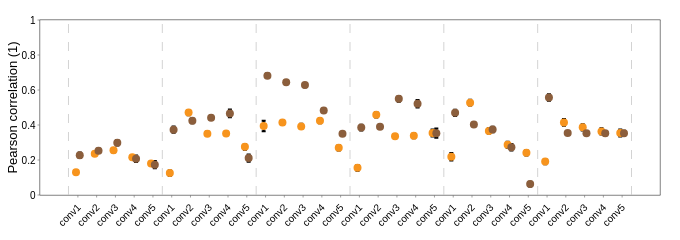

Write notebook code for a chart like this one.
### Code cell
fig = plot_points_w_errorbars(plot_df, y_dp=None, sz=8, height=150, width=680, alpha=.6)
for i in range(model_df.shape[0] // 5 + 1):
    fig.add_vline(x=i*5-0.5, line_width=1, line_dash='dash', line_color='rgba(200, 200, 200, 0.8)')
fig.update_layout(yaxis_title='Pearson correlation (1)')
fig.update_xaxes(title_standoff=0, tickvals=plot_df['xtick'].unique(), ticktext=[s[-5:] for s in plot_df['name'].unique()], tickangle=-45)
fig.update_yaxes(title_standoff=0, range=[0,1])
fig.write_image(results_folder / f'more_anns_pcorr_{n_neurons}avg_{d}dim.pdf', scale=1, engine='kaleido')
fig.show()

### Figure 1 — Plotly figure (JSON) as saved in the notebook; plotly's stock layout.template omitted (floating-point values rounded to 4 significant figures)
{"data": [{"error_x": {"array": [0, 0, 0, 0, 0, 0, 0, 0, 0, 0, 0, 0, 0, 0, 0, 0, 0, 0, 0, 0, 0, 0, 0, 0, 0, 0, 0, 0, 0, 0, 0, 0, 0, 0, 0, 0, 0, 0, 0, 0, 0, 0, 0, 0, 0, 0, 0, 0, 0, 0, 0, 0, 0, 0, 0, 0, 0, 0, 0, 0], "color": "rgba(247, 148, 290.6)", "type": "data", "width": 2}, "error_y": {"array": [0.00913, 0.01526, 0.01068, 0.01296, 0.01229, 0.01577, 0.01191, 0.01851, 0.01185, 0.02028, 0.01532, 0.01804, 0.01516, 0.01365, 0.01322, 0.01257, 0.01386, 0.02179, 0.01628, 0.02117, 0.02986, 0.01365, 0.01333, 0.01085, 0.01473, 0.01223, 0.01467, 0.01208, 0.01553, 0.01017, 0.01622, 0.01652, 0.01569, 0.0105, 0.01292, 0.01603, 0.01485, 0.02093, 0.02028, 0.02676, 0.021, 0.01768, 0.01631, 0.01136, 0.01503, 0.01594, 0.01665, 0.01888, 0.01482, 0.01371, 0.01502, 0.01863, 0.01912, 0.008875, 0.01784, 0.01086, 0.01772, 0.01331, 0.01994, 0.01444], "color": "rgba(247, 148, 290.6)", "type": "data", "width": 2}, "marker": {"color": ["rgba(247, 148, 29, 1)", "rgba(139, 94, 60, 1)", "rgba(247, 148, 29, 1)", "rgba(139, 94, 60, 1)", "rgba(247, 148, 29, 1)", "rgba(139, 94, 60, 1)", "rgba(247, 148, 29, 1)", "rgba(139, 94, 60, 1)", "rgba(247, 148, 29, 1)", "rgba(139, 94, 60, 1)", "rgba(247, 148, 29, 1)", "rgba(139, 94, 60, 1)", "rgba(247, 148, 29, 1)", "rgba(139, 94, 60, 1)", "rgba(247, 148, 29, 1)", "rgba(139, 94, 60, 1)", "rgba(247, 148, 29, 1)", "rgba(139, 94, 60, 1)", "rgba(247, 148, 29, 1)", "rgba(139, 94, 60, 1)", "rgba(247, 148, 29, 1)", "rgba(139, 94, 60, 1)", "rgba(247, 148, 29, 1)", "rgba(139, 94, 60, 1)", "rgba(247, 148, 29, 1)", "rgba(139, 94, 60, 1)", "rgba(247, 148, 29, 1)", "rgba(139, 94, 60, 1)", "rgba(247, 148, 29, 1)", "rgba(139, 94, 60, 1)", "rgba(247, 148, 29, 1)", "rgba(139, 94, 60, 1)", "rgba(247, 148, 29, 1)", "rgba(139, 94, 60, 1)", "rgba(247, 148, 29, 1)", "rgba(139, 94, 60, 1)", "rgba(247, 148, 29, 1)", "rgba(139, 94, 60, 1)", "rgba(247, 148, 29, 1)", "rgba(139, 94, 60, 1)", "rgba(247, 148, 29, 1)", "rgba(139, 94, 60, 1)", "rgba(247, 148, 29, 1)", "rgba(139, 94, 60, 1)", "rgba(247, 148, 29, 1)", "rgba(139, 94, 60, 1)", "rgba(247, 148, 29, 1)", "rgba(139, 94, 60, 1)", "rgba(247, 148, 29, 1)", "rgba(139, 94, 60, 1)", "rgba(247, 148, 29, 1)", "rgba(139, 94, 60, 1)", "rgba(247, 148, 29, 1)", "rgba(139, 94, 60, 1)", "rgba(247, 148, 29, 1)", "rgba(139, 94, 60, 1)", "rgba(247, 148, 29, 1)", "rgba(139, 94, 60, 1)", "rgba(247, 148, 29, 1)", "rgba(139, 94, 60, 1)"], "size": 8, "symbol": "circle"}, "mode": "markers", "showlegend": false, "type": "scatter", "x": [-0.1, 0.1, 0.9, 1.1, 1.9, 2.1, 2.9, 3.1, 3.9, 4.1, 4.9, 5.1, 5.9, 6.1, 6.9, 7.1, 7.9, 8.1, 8.9, 9.1, 9.9, 10.1, 10.9, 11.1, 11.9, 12.1, 12.9, 13.1, 13.9, 14.1, 14.9, 15.1, 15.9, 16.1, 16.9, 17.1, 17.9, 18.1, 18.9, 19.1, 19.9, 20.1, 20.9, 21.1, 21.9, 22.1, 22.9, 23.1, 23.9, 24.1, 24.9, 25.1, 25.9, 26.1, 26.9, 27.1, 27.9, 28.1, 28.9, 29.1], "y": [0.1295, 0.2272, 0.236, 0.2526, 0.2554, 0.2981, 0.2161, 0.2075, 0.1806, 0.1734, 0.125, 0.3734, 0.4712, 0.424, 0.3502, 0.4415, 0.3518, 0.4663, 0.2751, 0.2109, 0.3938, 0.6817, 0.4139, 0.6443, 0.3919, 0.6279, 0.4248, 0.4833, 0.2704, 0.3503, 0.1552, 0.3851, 0.4579, 0.3899, 0.3355, 0.5494, 0.3385, 0.5216, 0.3545, 0.3535, 0.2187, 0.4694, 0.5273, 0.4035, 0.3664, 0.3741, 0.287, 0.2726, 0.241, 0.06256, 0.1913, 0.5574, 0.4146, 0.3544, 0.3871, 0.3531, 0.3634, 0.3528, 0.3542, 0.3529]}], "layout": {"autosize": false, "font": {"color": "black", "family": "arial", "size": 11}, "height": 150, "margin": {"b": 20, "l": 20, "pad": 0, "r": 20, "t": 20}, "paper_bgcolor": "rgba(255,255,255,255)", "plot_bgcolor": "rgba(255,255,255,0)", "shapes": [{"line": {"color": "rgba(200, 200, 200, 0.8)", "dash": "dash", "width": 1}, "type": "line", "x0": -0.5, "x1": -0.5, "xref": "x", "y0": 0, "y1": 1, "yref": "y domain"}, {"line": {"color": "rgba(200, 200, 200, 0.8)", "dash": "dash", "width": 1}, "type": "line", "x0": 4.5, "x1": 4.5, "xref": "x", "y0": 0, "y1": 1, "yref": "y domain"}, {"line": {"color": "rgba(200, 200, 200, 0.8)", "dash": "dash", "width": 1}, "type": "line", "x0": 9.5, "x1": 9.5, "xref": "x", "y0": 0, "y1": 1, "yref": "y domain"}, {"line": {"color": "rgba(200, 200, 200, 0.8)", "dash": "dash", "width": 1}, "type": "line", "x0": 14.5, "x1": 14.5, "xref": "x", "y0": 0, "y1": 1, "yref": "y domain"}, {"line": {"color": "rgba(200, 200, 200, 0.8)", "dash": "dash", "width": 1}, "type": "line", "x0": 19.5, "x1": 19.5, "xref": "x", "y0": 0, "y1": 1, "yref": "y domain"}, {"line": {"color": "rgba(200, 200, 200, 0.8)", "dash": "dash", "width": 1}, "type": "line", "x0": 24.5, "x1": 24.5, "xref": "x", "y0": 0, "y1": 1, "yref": "y domain"}, {"line": {"color": "rgba(200, 200, 200, 0.8)", "dash": "dash", "width": 1}, "type": "line", "x0": 29.5, "x1": 29.5, "xref": "x", "y0": 0, "y1": 1, "yref": "y domain"}], "width": 680, "xaxis": {"linecolor": "black", "linewidth": 0.5, "mirror": true, "showgrid": false, "showline": true, "showticklabels": true, "tickangle": -45, "tickfont": {"color": "black", "family": "arial", "size": 10}, "ticklen": 2, "ticks": "outside", "ticktext": ["conv1", "conv2", "conv3", "conv4", "conv5", "conv1", "conv2", "conv3", "conv4", "conv5", "conv1", "conv2", "conv3", "conv4", "conv5", "conv1", "conv2", "conv3", "conv4", "conv5", "conv1", "conv2", "conv3", "conv4", "conv5", "conv1", "conv2", "conv3", "conv4", "conv5"], "tickvals": [0, 1, 2, 3, 4, 5, 6, 7, 8, 9, 10, 11, 12, 13, 14, 15, 16, 17, 18, 19, 20, 21, 22, 23, 24, 25, 26, 27, 28, 29], "tickwidth": 0.5, "title": {"standoff": 0}}, "yaxis": {"linecolor": "black", "linewidth": 0.5, "mirror": true, "range": [0, 1], "showgrid": false, "showline": true, "showticklabels": true, "tickfont": {"color": "black", "family": "arial", "size": 10}, "ticklen": 2, "ticks": "outside", "tickwidth": 0.5, "title": {"standoff": 0, "text": "Pearson correlation (1)"}}}}
